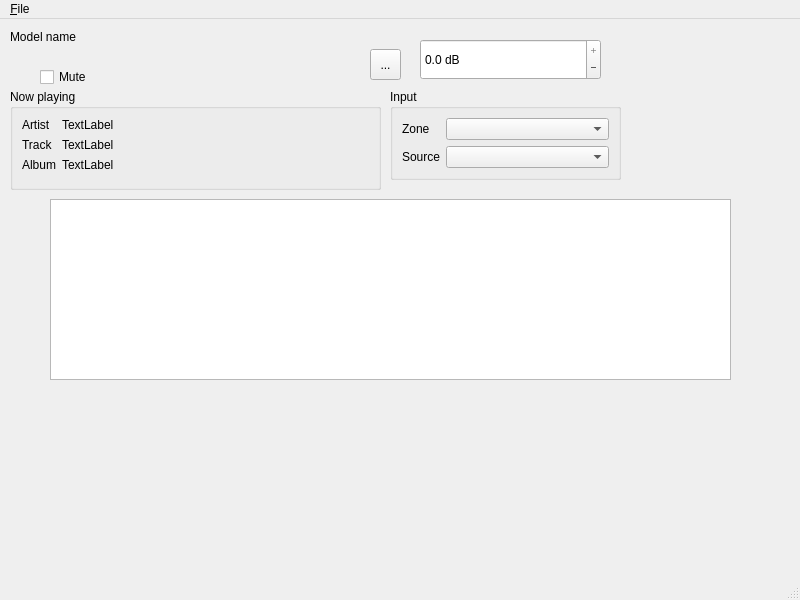
<?xml version="1.0" encoding="UTF-8"?>
<ui version="4.0">
 <class>PyYamaMainWindow</class>
 <widget class="QMainWindow" name="PyYamaMainWindow">
  <property name="geometry">
   <rect>
    <x>0</x>
    <y>0</y>
    <width>800</width>
    <height>600</height>
   </rect>
  </property>
  <property name="windowTitle">
   <string>PyYama</string>
  </property>
  <widget class="QWidget" name="centralwidget">
   <widget class="QCheckBox" name="muteCheckBox">
    <property name="geometry">
     <rect>
      <x>40</x>
      <y>50</y>
      <width>101</width>
      <height>16</height>
     </rect>
    </property>
    <property name="text">
     <string>Mute</string>
    </property>
   </widget>
   <widget class="QLabel" name="modelNameLabel">
    <property name="geometry">
     <rect>
      <x>10</x>
      <y>10</y>
      <width>151</width>
      <height>16</height>
     </rect>
    </property>
    <property name="text">
     <string>Model name</string>
    </property>
   </widget>
   <widget class="QToolButton" name="pauseToolButton">
    <property name="geometry">
     <rect>
      <x>370</x>
      <y>30</y>
      <width>31</width>
      <height>31</height>
     </rect>
    </property>
    <property name="text">
     <string>...</string>
    </property>
    <property name="icon">
     <iconset theme="media-playback-pause">
      <normaloff>.</normaloff>.</iconset>
    </property>
    <property name="iconSize">
     <size>
      <width>16</width>
      <height>16</height>
     </size>
    </property>
   </widget>
   <widget class="QPlainTextEdit" name="plainTextEdit">
    <property name="geometry">
     <rect>
      <x>50</x>
      <y>180</y>
      <width>681</width>
      <height>181</height>
     </rect>
    </property>
   </widget>
   <widget class="QGroupBox" name="groupBox">
    <property name="geometry">
     <rect>
      <x>390</x>
      <y>70</y>
      <width>231</width>
      <height>91</height>
     </rect>
    </property>
    <property name="title">
     <string>Input</string>
    </property>
    <layout class="QFormLayout" name="formLayout">
     <item row="1" column="0">
      <widget class="QLabel" name="label">
       <property name="text">
        <string>Source</string>
       </property>
      </widget>
     </item>
     <item row="1" column="1">
      <widget class="QComboBox" name="inputComboBox"/>
     </item>
     <item row="0" column="0">
      <widget class="QLabel" name="label_5">
       <property name="text">
        <string>Zone</string>
       </property>
      </widget>
     </item>
     <item row="0" column="1">
      <widget class="QComboBox" name="zoneComboBox"/>
     </item>
    </layout>
   </widget>
   <widget class="QGroupBox" name="nowplayingGroupBox">
    <property name="geometry">
     <rect>
      <x>10</x>
      <y>70</y>
      <width>371</width>
      <height>101</height>
     </rect>
    </property>
    <property name="title">
     <string>Now playing</string>
    </property>
    <layout class="QFormLayout" name="formLayout_2">
     <item row="0" column="0">
      <widget class="QLabel" name="label_2">
       <property name="text">
        <string>Artist</string>
       </property>
      </widget>
     </item>
     <item row="1" column="0">
      <widget class="QLabel" name="label_3">
       <property name="text">
        <string>Track</string>
       </property>
      </widget>
     </item>
     <item row="2" column="0">
      <widget class="QLabel" name="label_4">
       <property name="text">
        <string>Album</string>
       </property>
      </widget>
     </item>
     <item row="0" column="1">
      <widget class="QLabel" name="artistLabel">
       <property name="text">
        <string>TextLabel</string>
       </property>
      </widget>
     </item>
     <item row="1" column="1">
      <widget class="QLabel" name="trackLabel">
       <property name="text">
        <string>TextLabel</string>
       </property>
      </widget>
     </item>
     <item row="2" column="1">
      <widget class="QLabel" name="albumLabel">
       <property name="text">
        <string>TextLabel</string>
       </property>
      </widget>
     </item>
    </layout>
   </widget>
   <widget class="QDoubleSpinBox" name="volumeSpinBox">
    <property name="geometry">
     <rect>
      <x>420</x>
      <y>20</y>
      <width>181</width>
      <height>41</height>
     </rect>
    </property>
    <property name="buttonSymbols">
     <enum>QAbstractSpinBox::PlusMinus</enum>
    </property>
    <property name="keyboardTracking">
     <bool>false</bool>
    </property>
    <property name="suffix">
     <string> dB</string>
    </property>
    <property name="decimals">
     <number>1</number>
    </property>
    <property name="minimum">
     <double>-255.000000000000000</double>
    </property>
    <property name="maximum">
     <double>0.000000000000000</double>
    </property>
   </widget>
  </widget>
  <widget class="QMenuBar" name="menubar">
   <property name="geometry">
    <rect>
     <x>0</x>
     <y>0</y>
     <width>800</width>
     <height>17</height>
    </rect>
   </property>
   <widget class="QMenu" name="menu_File">
    <property name="title">
     <string>&amp;File</string>
    </property>
    <addaction name="actionExit"/>
   </widget>
   <addaction name="menu_File"/>
  </widget>
  <widget class="QStatusBar" name="statusbar"/>
  <action name="actionExit">
   <property name="text">
    <string>E&amp;xit</string>
   </property>
  </action>
 </widget>
 <resources/>
 <connections/>
</ui>
